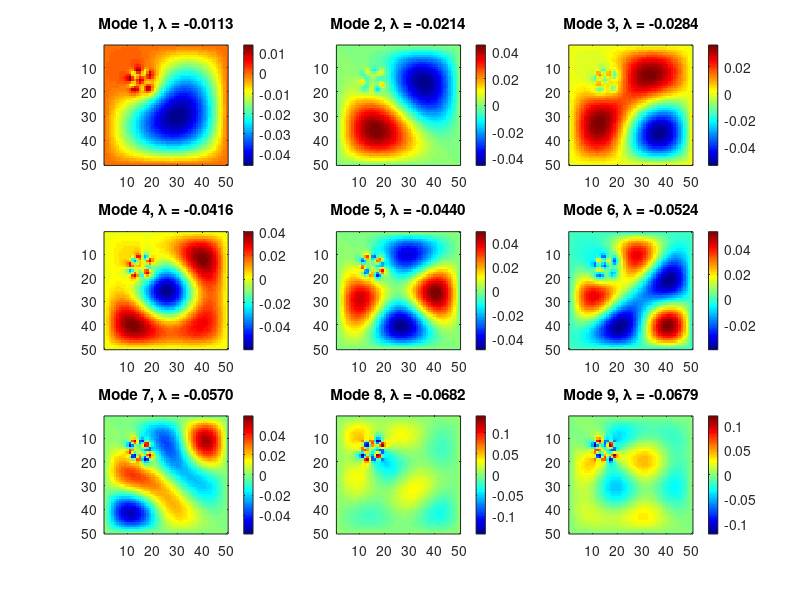

Write the MATLAB code that produced this figure.
% Grid Size
nx = 50; 
ny = 50; 
N = nx * ny;  % Total number of grid points

% Sparse matrix initialization
G = sparse(N, N);

% Constructing the finite-difference matrix with modified region
for i = 1:nx
    for j = 1:ny
        n = j + (i - 1) * ny;  % Convert 2D index to 1D index
        
        if i == 1 || i == nx || j == 1 || j == ny
            % Boundary Condition: u = 0
            G(n, :) = 0;    
            G(n, n) = 1;    
        else
            % Interior points
            if i > 10 && i < 20 && j > 10 && j < 20
                G(n, n) = -2;  % Modified region (weaker Laplacian)
            else
                G(n, n) = -4;  % Standard Laplacian coefficient
            end
            G(n, n - 1) = 1;   % Left neighbor
            G(n, n + 1) = 1;   % Right neighbor
            G(n, n - ny) = 1;  % Bottom neighbor
            G(n, n + ny) = 1;  % Top neighbor
        end
    end
end

% Compute the 9 smallest eigenvalues and eigenvectors
[E, D] = eigs(G, 9, 'SM');

% Display the 9 smallest eigenvalues
disp('Smallest 9 Eigenvalues:');
disp(diag(D));

% Plot the first 9 eigenmodes
figure;
for k = 1:9
    subplot(3, 3, k);
    imagesc(reshape(E(:, k), ny, nx)); % Reshape eigenvector to 2D
    colormap jet; colorbar;
    title(['Mode ', num2str(k), ', \lambda = ', num2str(D(k, k), '%.4f')]);
end
